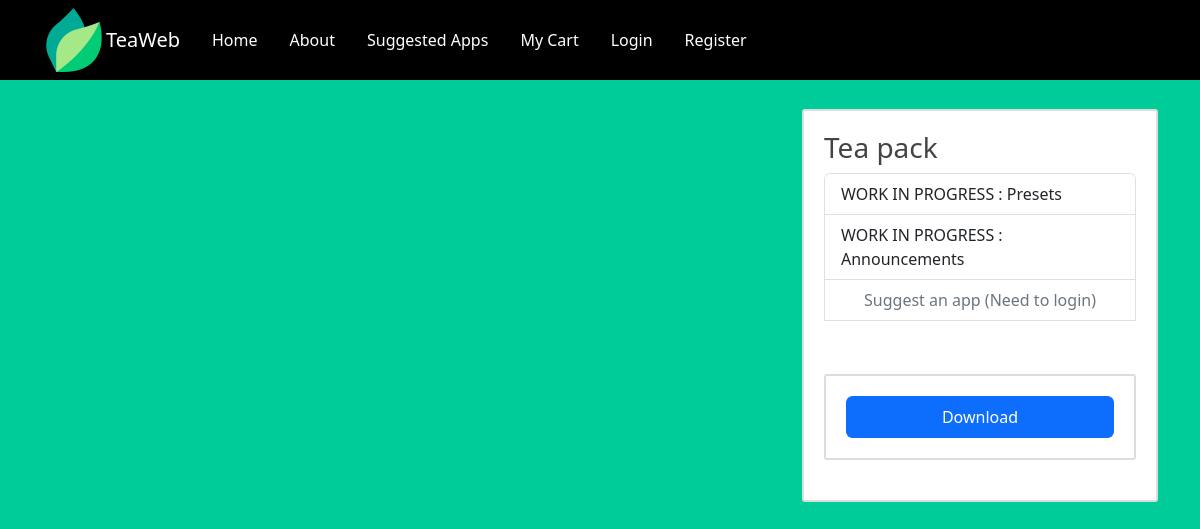
The app's page /suggestedapps, older data.
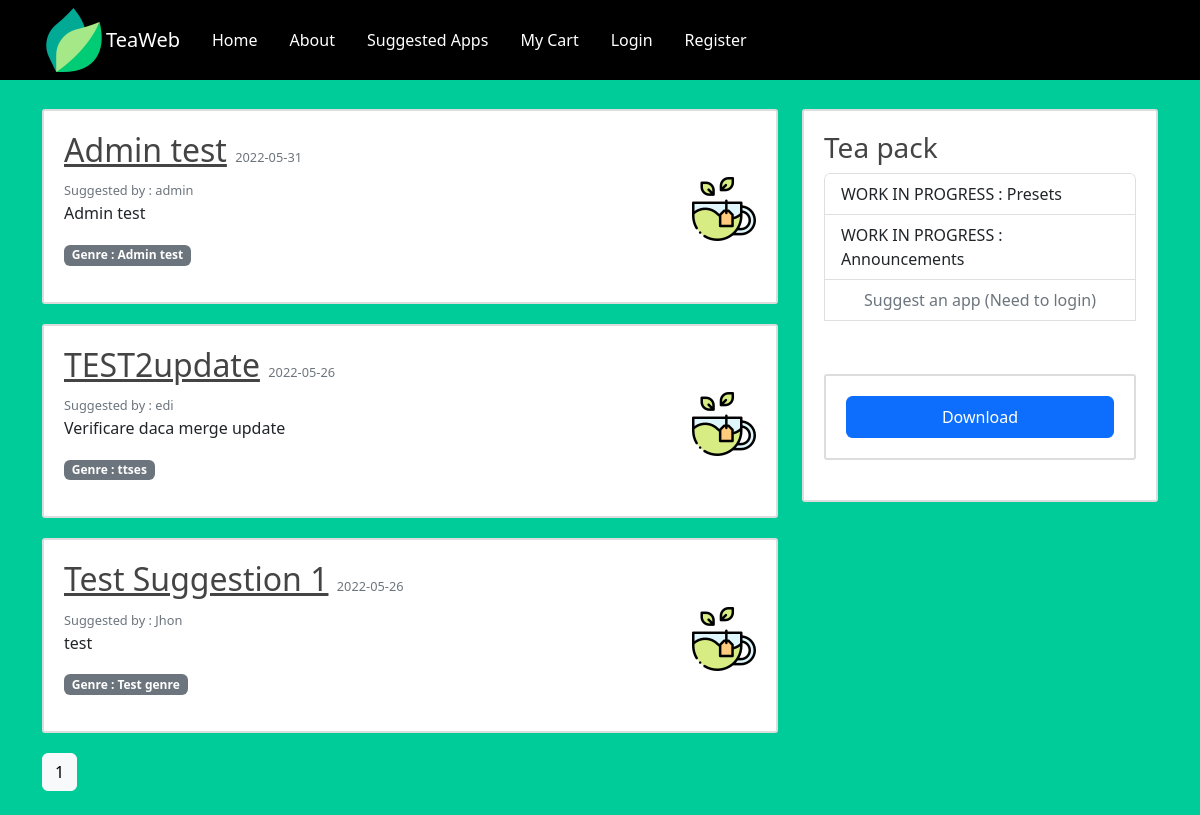
The same page, newer data.
### project/models.py (models this page shows, shortened)
class Suggestion(db.Model):
    id_suggestion = db.Column(db.Integer, primary_key=True)
    name = db.Column(db.String(20), unique=True, nullable=False)
    description = db.Column(db.String(120), unique=True, nullable=False)
    genre = db.Column(db.String(20), unique=True, nullable=False)
    install_command = db.Column(db.String(120), nullable=True)
    image_file = db.Column(db.String(20), nullable=True, default='default.jpg')
    date_sugested = db.Column(db.DateTime, nullable=False, default=datetime.utcnow)
    id_user = db.Column(db.Integer, db.ForeignKey('user.id_user'), nullable=False)

class User(db.Model, UserMixin):
    id_user = db.Column(db.Integer, primary_key=True)
    username = db.Column(db.String(20), unique=True, nullable=False)
    email = db.Column(db.String(120), unique=True, nullable=False)
    password = db.Column(db.String(60), nullable=False)
    sugestion = db.relationship('Suggestion', backref='user', lazy=True)

### project/applications/routes.py (the view)
@applications.route("/suggestedapps")
def suggestedapps():
    page = request.args.get('page', 1, type=int)
    applications = Suggestion.query.order_by(Suggestion.date_sugested.desc()).paginate(page=page, per_page=4)  # order by suggested date
    return render_template('suggestedapps.html', applications=applications)

### project/templates/suggestedapps.html (shortened to what this page needs)
{% extends "layout.html" %}
{% block content %}
    <div class="container-fluid">
    <br>
    </div>
{% for applications in applications.items %}
  <article class="media content-section">
          <div class="media-body">
            <h2><a class="article-title" href="{{ url_for('applications.suggestion', id_suggestion = applications.id_suggestion) }}" >{{applications.name}}</a> <small class="text-muted">{{ applications.date_sugested.strftime('%Y-%m-%d') }}</small></h2>
            <small class="text-muted">Suggested by : {{applications.user.username  }}  </small>
              <img src="{{ url_for('static',filename='app_pics/'+ applications.image_file) }}">
              <p class="Article-content">{{applications.description}}</p>
              <p class="badge text-bg-secondary">Genre : {{applications.genre}}</p>
             </div>
        </article>
{% endfor %}
{% for page_num in applications.iter_pages(left_edge=1, right_edge=1, left_current=1, right_current=2) %}
    {%  if page_num %}
        {% if applications.page == page_num %}
        <a class="btn btn-light mb-4 text-black " href="{{ url_for('applications.suggestedapps',page=page_num) }}">{{ page_num }}</a>
            {% else %}
            <a class="btn btn-dark mb-4 text-white " href="{{ url_for('applications.suggestedapps',page=page_num) }}">{{ page_num }}</a>
            {%  endif %}
        {% else %}
        ...
    {%  endif %}
{% endfor %}
{% endblock %}

Row changes from the older to the newer data that the page shows:
added Suggestion: name "Admin test", date_sugested "2022-05-31", user.username "admin", image_file (placeholder picture), description "Admin test", genre "Admin test"
added Suggestion: name "TEST2update", date_sugested "2022-05-26", user.username "edi", image_file (placeholder picture), description "Verificare daca merge update", genre "ttses"
added Suggestion: name "Test Suggestion 1", date_sugested "2022-05-26", user.username "Jhon", image_file (placeholder picture), description "test", genre "Test genre"
Text that changed along with them:
new list line: "1"
